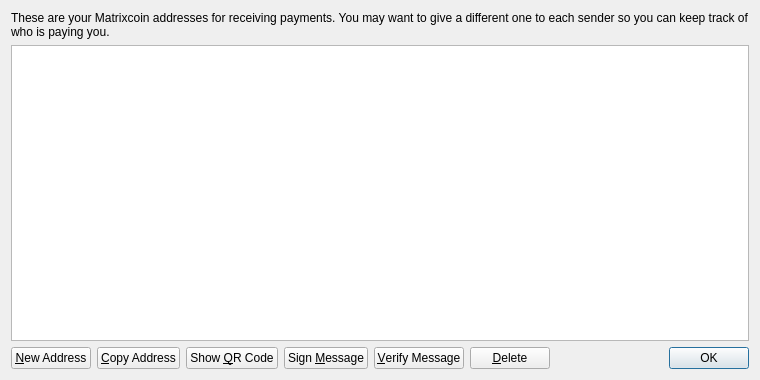
<?xml version="1.0" encoding="UTF-8"?>
<ui version="4.0">
 <class>AddressBookPage</class>
 <widget class="QWidget" name="AddressBookPage">
  <property name="geometry">
   <rect>
    <x>0</x>
    <y>0</y>
    <width>760</width>
    <height>380</height>
   </rect>
  </property>
  <property name="windowTitle">
   <string>Address Book</string>
  </property>
  <layout class="QVBoxLayout" name="verticalLayout">
   <item>
    <widget class="QLabel" name="labelExplanation">
     <property name="text">
      <string>These are your Matrixcoin addresses for receiving payments. You may want to give a different one to each sender so you can keep track of who is paying you.</string>
     </property>
     <property name="textFormat">
      <enum>Qt::PlainText</enum>
     </property>
     <property name="wordWrap">
      <bool>true</bool>
     </property>
    </widget>
   </item>
   <item>
    <widget class="QTableView" name="tableView">
     <property name="contextMenuPolicy">
      <enum>Qt::CustomContextMenu</enum>
     </property>
     <property name="toolTip">
      <string>Double-click to edit address or label</string>
     </property>
     <property name="tabKeyNavigation">
      <bool>false</bool>
     </property>
     <property name="alternatingRowColors">
      <bool>true</bool>
     </property>
     <property name="selectionMode">
      <enum>QAbstractItemView::SingleSelection</enum>
     </property>
     <property name="selectionBehavior">
      <enum>QAbstractItemView::SelectRows</enum>
     </property>
     <property name="sortingEnabled">
      <bool>true</bool>
     </property>
     <attribute name="verticalHeaderVisible">
      <bool>false</bool>
     </attribute>
    </widget>
   </item>
   <item>
    <layout class="QHBoxLayout" name="horizontalLayout">
     <item>
      <widget class="QPushButton" name="newAddressButton">
       <property name="toolTip">
        <string>Create a new address</string>
       </property>
       <property name="text">
        <string>&amp;New Address</string>
       </property>
       <property name="icon">
        <iconset resource="../bitcoin.qrc">
         <normaloff>:/icons/add</normaloff>:/icons/add</iconset>
       </property>
      </widget>
     </item>
     <item>
      <widget class="QPushButton" name="copyToClipboard">
       <property name="toolTip">
        <string>Copy the currently selected address to the system clipboard</string>
       </property>
       <property name="text">
        <string>&amp;Copy Address</string>
       </property>
       <property name="icon">
        <iconset resource="../bitcoin.qrc">
         <normaloff>:/icons/editcopy</normaloff>:/icons/editcopy</iconset>
       </property>
      </widget>
     </item>
     <item>
      <widget class="QPushButton" name="showQRCode">
       <property name="text">
        <string>Show &amp;QR Code</string>
       </property>
       <property name="icon">
        <iconset resource="../bitcoin.qrc">
         <normaloff>:/icons/qrcode</normaloff>:/icons/qrcode</iconset>
       </property>
      </widget>
     </item>
     <item>
      <widget class="QPushButton" name="signMessage">
       <property name="toolTip">
        <string>Sign a message to prove you own a Matrixcoin address</string>
       </property>
       <property name="text">
        <string>Sign &amp;Message</string>
       </property>
       <property name="icon">
        <iconset resource="../bitcoin.qrc">
         <normaloff>:/icons/edit</normaloff>:/icons/edit</iconset>
       </property>
      </widget>
     </item>
     <item>
      <widget class="QPushButton" name="verifyMessage">
       <property name="toolTip">
        <string>Verify a message to ensure it was signed with a specified Matrixcoin address</string>
       </property>
       <property name="text">
        <string>&amp;Verify Message</string>
       </property>
       <property name="icon">
        <iconset resource="../bitcoin.qrc">
         <normaloff>:/icons/transaction_0</normaloff>:/icons/transaction_0</iconset>
       </property>
      </widget>
     </item>
     <item>
      <widget class="QPushButton" name="deleteButton">
       <property name="toolTip">
        <string>Delete the currently selected address from the list</string>
       </property>
       <property name="text">
        <string>&amp;Delete</string>
       </property>
       <property name="icon">
        <iconset resource="../bitcoin.qrc">
         <normaloff>:/icons/remove</normaloff>:/icons/remove</iconset>
       </property>
      </widget>
     </item>
     <item>
      <spacer name="horizontalSpacer">
       <property name="orientation">
        <enum>Qt::Horizontal</enum>
       </property>
       <property name="sizeHint" stdset="0">
        <size>
         <width>40</width>
         <height>20</height>
        </size>
       </property>
      </spacer>
     </item>
     <item>
      <widget class="QDialogButtonBox" name="buttonBox">
       <property name="sizePolicy">
        <sizepolicy hsizetype="Maximum" vsizetype="Fixed">
         <horstretch>0</horstretch>
         <verstretch>0</verstretch>
        </sizepolicy>
       </property>
       <property name="standardButtons">
        <set>QDialogButtonBox::Ok</set>
       </property>
      </widget>
     </item>
    </layout>
   </item>
  </layout>
 </widget>
 <resources>
  <include location="../bitcoin.qrc"/>
 </resources>
 <connections/>
</ui>
